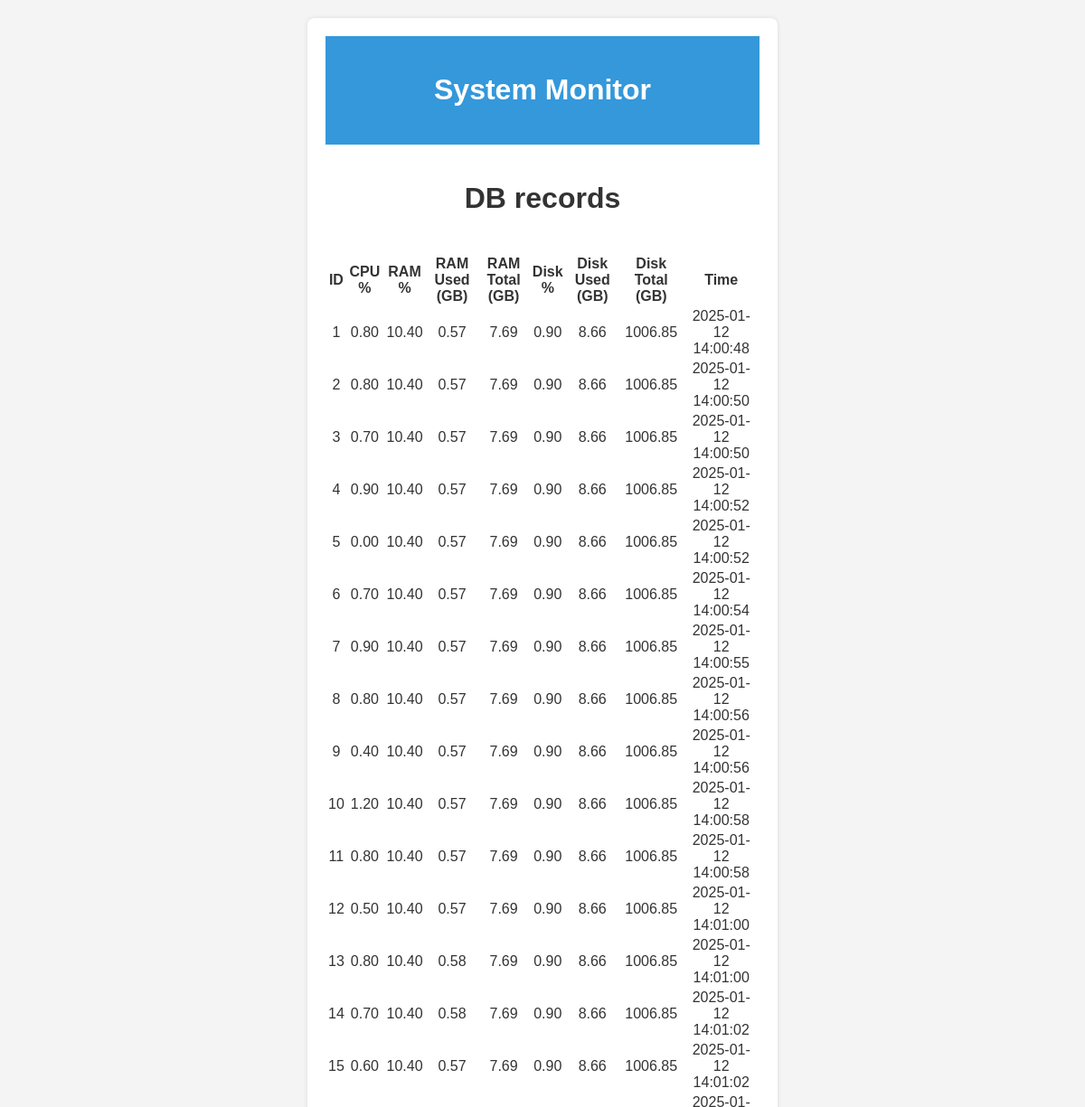
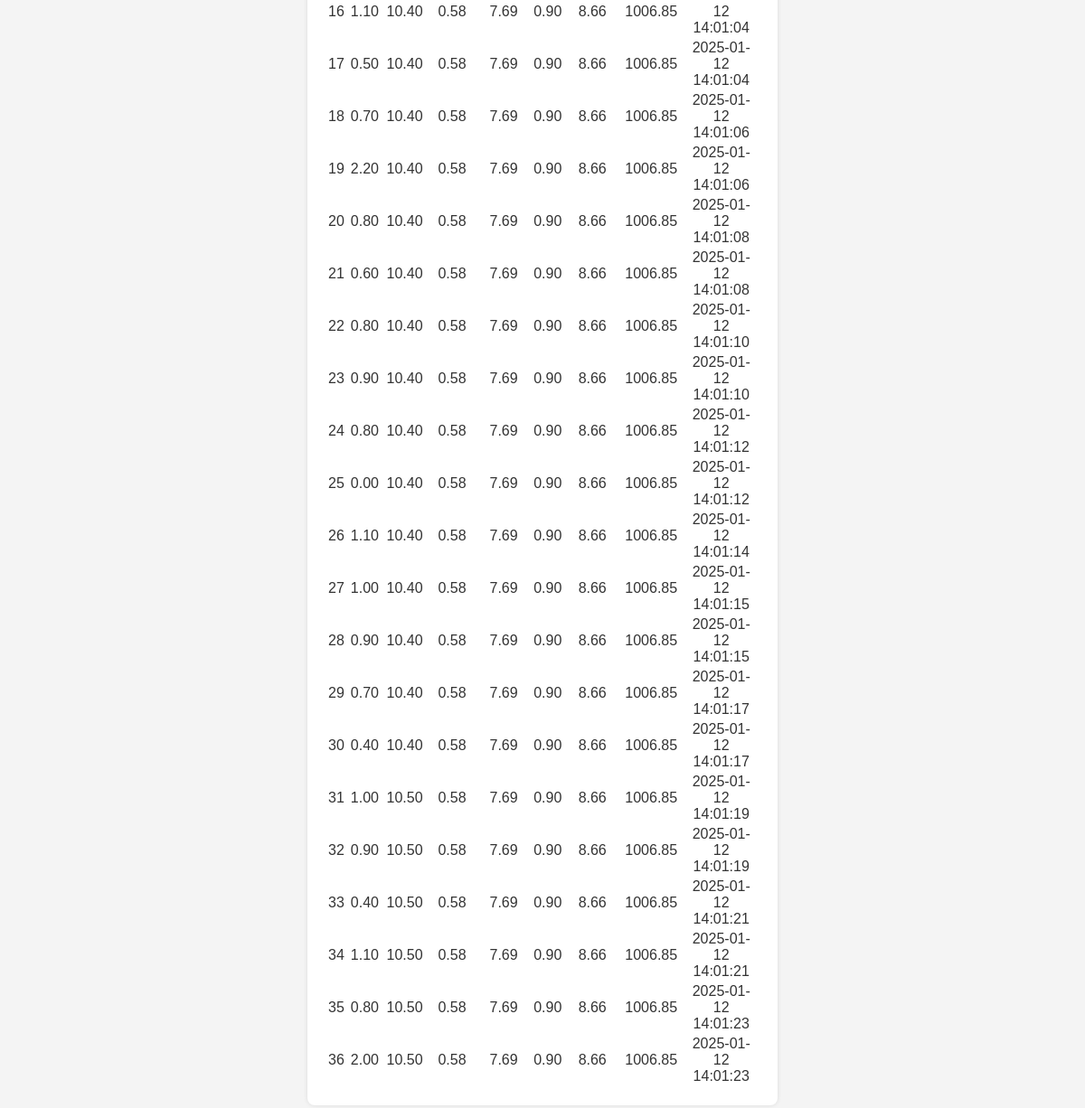
Page /db_records on the committed database (2 pictures, top to bottom).
### tables this page shows
CREATE TABLE sys_data (
            id INTEGER PRIMARY KEY AUTOINCREMENT,
            cpu_percent REAL,
            ram_percent REAL,
            ram_used REAL,
            ram_total REAL,
            disk_percent REAL,
            disk_used REAL,
            disk_total REAL,
            timestamp TEXT
        );

### app.py (the view)
@app.route('/db_records')
def data_records():
    rows = db_control.db_records_list()
    return render_template("data_records.html", rows=rows)

### db_control.py (called while the page is built)
def init_db():
    con = sqlite3.connect(DATABASE)
    con.execute("""
        CREATE TABLE IF NOT EXISTS sys_data (
            id INTEGER PRIMARY KEY AUTOINCREMENT,
            cpu_percent REAL,
            ram_percent REAL,
            ram_used REAL,
            ram_total REAL,
            disk_percent REAL,
            disk_used REAL,
            disk_total REAL,
            timestamp TEXT
        )
    """)
    return con

def db_records_list():
    con = init_db()
    cur = con.cursor()
    cur.execute('''SELECT * from sys_data''')
    rows = cur.fetchall()
    con.close()
    return rows

### templates/data_records.html (shortened to what this page needs)
<!DOCTYPE html>
<html>
<head>
  <link rel="stylesheet" type="text/css" href="{{ url_for('static', filename='css/style.css') }}">
</head>
<body>
  <div class="container">
    <header class="header">
      <h1 class="h1">System Monitor</h1>
    </header>
  <h1>DB records</h1>
  <table>
    <thead>
        <tr>
            <th>ID</th>
            <th>CPU %</th>
            <th>RAM %</th>
            <th>RAM Used (GB)</th>
            <th>RAM Total (GB)</th>
            <th>Disk %</th>
            <th>Disk Used (GB)</th>
            <th>Disk Total (GB)</th>
            <th>Time</th>
        </tr>
    </thead>
    <tbody>
        {% for row in rows %}
            <tr>
                <td>{{ row[0] }}</td>
                <td>{{ "%.2f"|format(row[1]) }}</td>
                <td>{{ "%.2f"|format(row[2]) }}</td>
                <td>{{ "%.2f"|format(row[3]) }}</td>
                <td>{{ "%.2f"|format(row[4]) }}</td>
                <td>{{ "%.2f"|format(row[5]) }}</td>
                <td>{{ "%.2f"|format(row[6]) }}</td>
                <td>{{ "%.2f"|format(row[7]) }}</td>
                <td>{{ row[8] }}</td>
            </tr>
        {% endfor %}
    </tbody>
</table>
</body>
</html>

### static/css/style.css (style rules this page uses)
body { display: flex; justify-content: center; font-family: sans-serif; margin: 0; padding: 0; background-color: #f4f4f4; color: #333; min-height: 100vh; }
.container { max-width: 40%; background-color: white; border-radius: 8px; padding: 20px; box-shadow: 0 0 5px rgba(0, 0, 0, 0.1); display: grid; grid-template-columns: 1fr; grid-gap: 20px; margin: 20px 0; }
.header { background-color: #3498db; color: white; padding: 20px; text-align: center; }
h1, p, table { text-align: center; }

### rows in the picture
sys_data: id "1", cpu_percent "0.80", ram_percent "10.40", ram_used "0.57", ram_total "7.69", disk_percent "0.90", disk_used "8.66", disk_total "1006.85", timestamp "2025-01-12 14:00:48"
sys_data: id "2", cpu_percent "0.80", ram_percent "10.40", ram_used "0.57", ram_total "7.69", disk_percent "0.90", disk_used "8.66", disk_total "1006.85", timestamp "2025-01-12 14:00:50"
sys_data: id "3", cpu_percent "0.70", ram_percent "10.40", ram_used "0.57", ram_total "7.69", disk_percent "0.90", disk_used "8.66", disk_total "1006.85", timestamp "2025-01-12 14:00:50"
sys_data: id "4", cpu_percent "0.90", ram_percent "10.40", ram_used "0.57", ram_total "7.69", disk_percent "0.90", disk_used "8.66", disk_total "1006.85", timestamp "2025-01-12 14:00:52"
sys_data: id "5", cpu_percent "0.00", ram_percent "10.40", ram_used "0.57", ram_total "7.69", disk_percent "0.90", disk_used "8.66", disk_total "1006.85", timestamp "2025-01-12 14:00:52"
sys_data: id "6", cpu_percent "0.70", ram_percent "10.40", ram_used "0.57", ram_total "7.69", disk_percent "0.90", disk_used "8.66", disk_total "1006.85", timestamp "2025-01-12 14:00:54"
sys_data: id "7", cpu_percent "0.90", ram_percent "10.40", ram_used "0.57", ram_total "7.69", disk_percent "0.90", disk_used "8.66", disk_total "1006.85", timestamp "2025-01-12 14:00:55"
sys_data: id "8", cpu_percent "0.80", ram_percent "10.40", ram_used "0.57", ram_total "7.69", disk_percent "0.90", disk_used "8.66", disk_total "1006.85", timestamp "2025-01-12 14:00:56"
sys_data: id "9", cpu_percent "0.40", ram_percent "10.40", ram_used "0.57", ram_total "7.69", disk_percent "0.90", disk_used "8.66", disk_total "1006.85", timestamp "2025-01-12 14:00:56"
sys_data: id "10", cpu_percent "1.20", ram_percent "10.40", ram_used "0.57", ram_total "7.69", disk_percent "0.90", disk_used "8.66", disk_total "1006.85", timestamp "2025-01-12 14:00:58"
sys_data: id "11", cpu_percent "0.80", ram_percent "10.40", ram_used "0.57", ram_total "7.69", disk_percent "0.90", disk_used "8.66", disk_total "1006.85", timestamp "2025-01-12 14:00:58"
sys_data: id "12", cpu_percent "0.50", ram_percent "10.40", ram_used "0.57", ram_total "7.69", disk_percent "0.90", disk_used "8.66", disk_total "1006.85", timestamp "2025-01-12 14:01:00"
sys_data: id "13", cpu_percent "0.80", ram_percent "10.40", ram_used "0.58", ram_total "7.69", disk_percent "0.90", disk_used "8.66", disk_total "1006.85", timestamp "2025-01-12 14:01:00"
sys_data: id "14", cpu_percent "0.70", ram_percent "10.40", ram_used "0.58", ram_total "7.69", disk_percent "0.90", disk_used "8.66", disk_total "1006.85", timestamp "2025-01-12 14:01:02"
sys_data: id "15", cpu_percent "0.60", ram_percent "10.40", ram_used "0.57", ram_total "7.69", disk_percent "0.90", disk_used "8.66", disk_total "1006.85", timestamp "2025-01-12 14:01:02"
sys_data: id "16", cpu_percent "1.10", ram_percent "10.40", ram_used "0.58", ram_total "7.69", disk_percent "0.90", disk_used "8.66", disk_total "1006.85", timestamp "2025-01-12 14:01:04"
sys_data: id "17", cpu_percent "0.50", ram_percent "10.40", ram_used "0.58", ram_total "7.69", disk_percent "0.90", disk_used "8.66", disk_total "1006.85", timestamp "2025-01-12 14:01:04"
sys_data: id "18", cpu_percent "0.70", ram_percent "10.40", ram_used "0.58", ram_total "7.69", disk_percent "0.90", disk_used "8.66", disk_total "1006.85", timestamp "2025-01-12 14:01:06"
sys_data: id "19", cpu_percent "2.20", ram_percent "10.40", ram_used "0.58", ram_total "7.69", disk_percent "0.90", disk_used "8.66", disk_total "1006.85", timestamp "2025-01-12 14:01:06"
sys_data: id "20", cpu_percent "0.80", ram_percent "10.40", ram_used "0.58", ram_total "7.69", disk_percent "0.90", disk_used "8.66", disk_total "1006.85", timestamp "2025-01-12 14:01:08"
sys_data: id "21", cpu_percent "0.60", ram_percent "10.40", ram_used "0.58", ram_total "7.69", disk_percent "0.90", disk_used "8.66", disk_total "1006.85", timestamp "2025-01-12 14:01:08"
sys_data: id "22", cpu_percent "0.80", ram_percent "10.40", ram_used "0.58", ram_total "7.69", disk_percent "0.90", disk_used "8.66", disk_total "1006.85", timestamp "2025-01-12 14:01:10"
sys_data: id "23", cpu_percent "0.90", ram_percent "10.40", ram_used "0.58", ram_total "7.69", disk_percent "0.90", disk_used "8.66", disk_total "1006.85", timestamp "2025-01-12 14:01:10"
sys_data: id "24", cpu_percent "0.80", ram_percent "10.40", ram_used "0.58", ram_total "7.69", disk_percent "0.90", disk_used "8.66", disk_total "1006.85", timestamp "2025-01-12 14:01:12"
sys_data: id "25", cpu_percent "0.00", ram_percent "10.40", ram_used "0.58", ram_total "7.69", disk_percent "0.90", disk_used "8.66", disk_total "1006.85", timestamp "2025-01-12 14:01:12"
sys_data: id "26", cpu_percent "1.10", ram_percent "10.40", ram_used "0.58", ram_total "7.69", disk_percent "0.90", disk_used "8.66", disk_total "1006.85", timestamp "2025-01-12 14:01:14"
sys_data: id "27", cpu_percent "1.00", ram_percent "10.40", ram_used "0.58", ram_total "7.69", disk_percent "0.90", disk_used "8.66", disk_total "1006.85", timestamp "2025-01-12 14:01:15"
sys_data: id "28", cpu_percent "0.90", ram_percent "10.40", ram_used "0.58", ram_total "7.69", disk_percent "0.90", disk_used "8.66", disk_total "1006.85", timestamp "2025-01-12 14:01:15"
sys_data: id "29", cpu_percent "0.70", ram_percent "10.40", ram_used "0.58", ram_total "7.69", disk_percent "0.90", disk_used "8.66", disk_total "1006.85", timestamp "2025-01-12 14:01:17"
sys_data: id "30", cpu_percent "0.40", ram_percent "10.40", ram_used "0.58", ram_total "7.69", disk_percent "0.90", disk_used "8.66", disk_total "1006.85", timestamp "2025-01-12 14:01:17"
sys_data: id "31", cpu_percent "1.00", ram_percent "10.50", ram_used "0.58", ram_total "7.69", disk_percent "0.90", disk_used "8.66", disk_total "1006.85", timestamp "2025-01-12 14:01:19"
sys_data: id "32", cpu_percent "0.90", ram_percent "10.50", ram_used "0.58", ram_total "7.69", disk_percent "0.90", disk_used "8.66", disk_total "1006.85", timestamp "2025-01-12 14:01:19"
sys_data: id "33", cpu_percent "0.40", ram_percent "10.50", ram_used "0.58", ram_total "7.69", disk_percent "0.90", disk_used "8.66", disk_total "1006.85", timestamp "2025-01-12 14:01:21"
sys_data: id "34", cpu_percent "1.10", ram_percent "10.50", ram_used "0.58", ram_total "7.69", disk_percent "0.90", disk_used "8.66", disk_total "1006.85", timestamp "2025-01-12 14:01:21"
sys_data: id "35", cpu_percent "0.80", ram_percent "10.50", ram_used "0.58", ram_total "7.69", disk_percent "0.90", disk_used "8.66", disk_total "1006.85", timestamp "2025-01-12 14:01:23"
sys_data: id "36", cpu_percent "2.00", ram_percent "10.50", ram_used "0.58", ram_total "7.69", disk_percent "0.90", disk_used "8.66", disk_total "1006.85", timestamp "2025-01-12 14:01:23"
